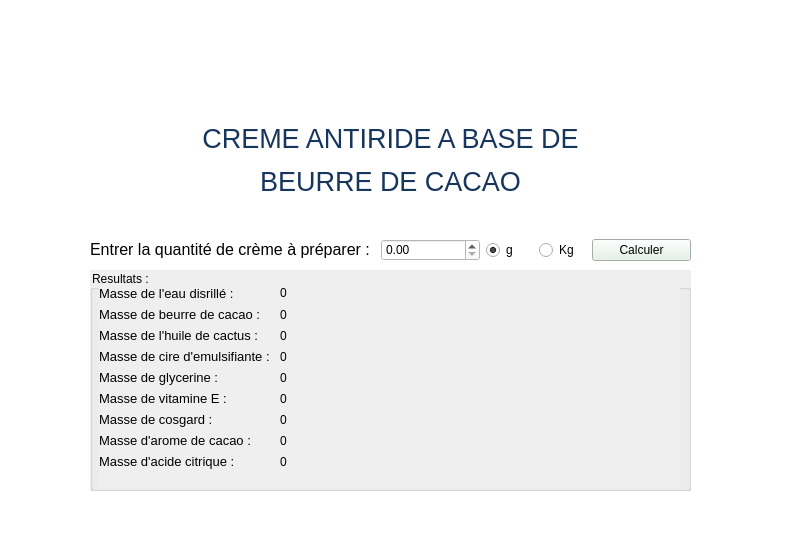
<?xml version="1.0" encoding="UTF-8"?>
<ui version="4.0">
 <class>MainWindow</class>
 <widget class="QMainWindow" name="MainWindow">
  <property name="geometry">
   <rect>
    <x>0</x>
    <y>0</y>
    <width>800</width>
    <height>549</height>
   </rect>
  </property>
  <property name="minimumSize">
   <size>
    <width>800</width>
    <height>549</height>
   </size>
  </property> 
  <property name="maximumSize">
   <size>
    <width>800</width>
    <height>549</height>
   </size>
  </property>
  <property name="windowTitle">
   <string>MainWindow</string>
  </property>
  <property name="styleSheet">
   <string notr="true">background-color: rgb(255, 255, 255);</string>
  </property>
  <widget class="QWidget" name="centralwidget">
   <widget class="QLabel" name="label">
    <property name="geometry">
     <rect>
      <x>0</x>
      <y>0</y>
      <width>141</width>
      <height>131</height>
     </rect>
    </property>
    <property name="text">
     <string>&lt;html&gt;&lt;head/&gt;&lt;body&gt;&lt;p&gt;&lt;img src=&quot;:/mon_dossier/logo-removebg-preview.png&quot;/&gt;&lt;/p&gt;&lt;/body&gt;&lt;/html&gt;</string>
    </property>
   </widget>
   <widget class="QLabel" name="label_2">
    <property name="geometry">
     <rect>
      <x>400</x>
      <y>10</y>
      <width>231</width>
      <height>100</height>
     </rect>
    </property>
    <property name="text">
     <string>&lt;html&gt;&lt;head/&gt;&lt;body&gt;&lt;p&gt;&lt;img src=&quot;:/mon_dossier/logo1-removebg-preview.png&quot;/&gt;&lt;/p&gt;&lt;/body&gt;&lt;/html&gt;</string>
    </property>
    <property name="pixmap">
     <pixmap>:/mon_dossier/logo1.jpg</pixmap>
    </property>
   </widget>
   <widget class="QLabel" name="label_3">
    <property name="geometry">
     <rect>
      <x>630</x>
      <y>-20</y>
      <width>181</width>
      <height>221</height>
     </rect>
    </property>
    <property name="text">
     <string>&lt;html&gt;&lt;head/&gt;&lt;body&gt;&lt;p&gt;&lt;img src=&quot;:/mon_dossier/logo2-removebg-preview.png&quot;/&gt;&lt;/p&gt;&lt;/body&gt;&lt;/html&gt;</string>
    </property>
    <property name="pixmap">
     <pixmap>:/mon_dossier/logo2.jpg</pixmap>
    </property>
   </widget>
   <widget class="QLabel" name="label_4">
    <property name="geometry">
     <rect>
      <x>160</x>
      <y>120</y>
      <width>461</width>
      <height>81</height>
     </rect>
    </property>
    <property name="text">
     <string>&lt;html&gt;&lt;head/&gt;&lt;body&gt;&lt;p align=&quot;center&quot;&gt;&lt;span style=&quot; font-family:'Arial Black,sans-serif'; font-size:20pt; color:#17365d;&quot;&gt;CREME ANTIRIDE A BASE DE&lt;/span&gt;&lt;/p&gt;&lt;p align=&quot;center&quot;&gt;&lt;span style=&quot; font-family:'Arial Black,sans-serif'; font-size:20pt; color:#17365d;&quot;&gt;BEURRE DE CACAO&lt;/span&gt;&lt;/p&gt;&lt;/body&gt;&lt;/html&gt;</string>
    </property>
   </widget>
   <widget class="QWidget" name="horizontalLayoutWidget_2">
    <property name="geometry">
     <rect>
      <x>90</x>
      <y>210</y>
      <width>601</width>
      <height>80</height>
     </rect>
    </property>
    <layout class="QHBoxLayout" name="horizontalLayout_2">
     <item>
      <widget class="QLabel" name="label_5">
       <property name="text">
        <string>&lt;html&gt;&lt;head/&gt;&lt;body&gt;&lt;p&gt;&lt;span style=&quot; font-size:12pt;&quot;&gt;Entrer la quantité de crème à préparer : &lt;/span&gt;&lt;/p&gt;&lt;/body&gt;&lt;/html&gt;</string>
       </property>
      </widget>
     </item>
     <item>
      <widget class="QDoubleSpinBox" name="input_valeur">
       <property name="maximum">
        <double>9900000000000000.000000000000000</double>
       </property>
      </widget>
     </item>
     <item>
      <layout class="QHBoxLayout" name="horizontalLayout">
       <item>
        <widget class="QRadioButton" name="radio_g">
         <property name="text">
          <string>g</string>
         </property>
         <property name="checked">
          <bool>true</bool>
         </property>
        </widget>
       </item>
       <item>
        <widget class="QRadioButton" name="radio_kg">
         <property name="text">
          <string>Kg</string>
         </property>
        </widget>
       </item>
      </layout>
     </item>
     <item>
      <widget class="QPushButton" name="btn_calculer">
       <property name="styleSheet">
        <string notr="true">background-color: rgb(228, 242, 231);</string>
       </property>
       <property name="text">
        <string>Calculer</string>
       </property>
      </widget>
     </item>
    </layout>
   </widget>
   <widget class="QGroupBox" name="groupBox">
    <property name="geometry">
     <rect>
      <x>90</x>
      <y>270</y>
      <width>601</width>
      <height>221</height>
     </rect>
    </property>
    <property name="styleSheet">
     <string notr="true">background-color: rgb(239, 239, 239);</string>
    </property>
    <property name="title">
     <string>Resultats : </string>
    </property>
    <widget class="QWidget" name="formLayoutWidget">
     <property name="geometry">
      <rect>
       <x>9</x>
       <y>16</y>
       <width>581</width>
       <height>201</height>
      </rect>
     </property>
     <layout class="QFormLayout" name="formLayout">
      <item row="0" column="0">
       <widget class="QLabel" name="label_6">
        <property name="text">
         <string>&lt;html&gt;&lt;head/&gt;&lt;body&gt;&lt;p&gt;&lt;span style=&quot; font-size:10pt;&quot;&gt;Masse de l'eau disrillé : &lt;/span&gt;&lt;/p&gt;&lt;/body&gt;&lt;/html&gt;</string>
        </property>
       </widget>
      </item>
      <item row="0" column="1">
       <widget class="QLabel" name="text_masse_eau_distille">
        <property name="text">
         <string>&lt;html&gt;&lt;head/&gt;&lt;body&gt;&lt;p&gt;0&lt;/p&gt;&lt;/body&gt;&lt;/html&gt;</string>
        </property>
       </widget>
      </item>
      <item row="1" column="0">
       <widget class="QLabel" name="label_7">
        <property name="text">
         <string>&lt;html&gt;&lt;head/&gt;&lt;body&gt;&lt;p&gt;&lt;span style=&quot; font-size:10pt;&quot;&gt;Masse de beurre de cacao : &lt;/span&gt;&lt;/p&gt;&lt;/body&gt;&lt;/html&gt;</string>
        </property>
       </widget>
      </item>
      <item row="1" column="1">
       <widget class="QLabel" name="text_masse_beurre_cacao">
        <property name="text">
         <string>0</string>
        </property>
       </widget>
      </item>
      <item row="2" column="0">
       <widget class="QLabel" name="label_8">
        <property name="text">
         <string>&lt;html&gt;&lt;head/&gt;&lt;body&gt;&lt;p&gt;&lt;span style=&quot; font-size:10pt;&quot;&gt;Masse de l'huile de cactus : &lt;/span&gt;&lt;/p&gt;&lt;/body&gt;&lt;/html&gt;</string>
        </property>
       </widget>
      </item>
      <item row="2" column="1">
       <widget class="QLabel" name="text_masse_huile_cactus">
        <property name="text">
         <string>0</string>
        </property>
       </widget>
      </item>
      <item row="3" column="0">
       <widget class="QLabel" name="label_9">
        <property name="text">
         <string>&lt;html&gt;&lt;head/&gt;&lt;body&gt;&lt;p&gt;&lt;span style=&quot; font-size:10pt;&quot;&gt;Masse de cire d'emulsifiante : &lt;/span&gt;&lt;/p&gt;&lt;/body&gt;&lt;/html&gt;</string>
        </property>
       </widget>
      </item>
      <item row="3" column="1">
       <widget class="QLabel" name="text_masse_cire_emulsifiante">
        <property name="text">
         <string>0</string>
        </property>
       </widget>
      </item>
      <item row="4" column="0">
       <widget class="QLabel" name="label_10">
        <property name="text">
         <string>&lt;html&gt;&lt;head/&gt;&lt;body&gt;&lt;p&gt;&lt;span style=&quot; font-size:10pt;&quot;&gt;Masse de glycerine : &lt;/span&gt;&lt;/p&gt;&lt;/body&gt;&lt;/html&gt;</string>
        </property>
       </widget>
      </item>
      <item row="5" column="0">
       <widget class="QLabel" name="label_11">
        <property name="text">
         <string>&lt;html&gt;&lt;head/&gt;&lt;body&gt;&lt;p&gt;&lt;span style=&quot; font-size:10pt;&quot;&gt;Masse de vitamine E :&lt;/span&gt;&lt;/p&gt;&lt;/body&gt;&lt;/html&gt;</string>
        </property>
       </widget>
      </item>
      <item row="6" column="0">
       <widget class="QLabel" name="label_12">
        <property name="text">
         <string>&lt;html&gt;&lt;head/&gt;&lt;body&gt;&lt;p&gt;&lt;span style=&quot; font-size:10pt;&quot;&gt;Masse de cosgard : &lt;/span&gt;&lt;/p&gt;&lt;/body&gt;&lt;/html&gt;</string>
        </property>
       </widget>
      </item>
      <item row="7" column="0">
       <widget class="QLabel" name="label_13">
        <property name="text">
         <string>&lt;html&gt;&lt;head/&gt;&lt;body&gt;&lt;p&gt;&lt;span style=&quot; font-size:10pt;&quot;&gt;Masse d'arome de cacao : &lt;/span&gt;&lt;/p&gt;&lt;/body&gt;&lt;/html&gt;</string>
        </property>
       </widget>
      </item>
      <item row="8" column="0">
       <widget class="QLabel" name="label_14">
        <property name="text">
         <string>&lt;html&gt;&lt;head/&gt;&lt;body&gt;&lt;p&gt;&lt;span style=&quot; font-size:10pt;&quot;&gt;Masse d'acide citrique : &lt;/span&gt;&lt;/p&gt;&lt;/body&gt;&lt;/html&gt;</string>
        </property>
       </widget>
      </item>
      <item row="4" column="1">
       <widget class="QLabel" name="text_masse_glycerine">
        <property name="text">
         <string>0</string>
        </property>
       </widget>
      </item>
      <item row="5" column="1">
       <widget class="QLabel" name="text_masse_vitamine_e">
        <property name="text">
         <string>0</string>
        </property>
       </widget>
      </item>
      <item row="6" column="1">
       <widget class="QLabel" name="text_masse_cosgard">
        <property name="text">
         <string>0</string>
        </property>
       </widget>
      </item>
      <item row="7" column="1">
       <widget class="QLabel" name="text_masse_arome_cacao">
        <property name="text">
         <string>0</string>
        </property>
       </widget>
      </item>
      <item row="8" column="1">
       <widget class="QLabel" name="text_masse_acide_citrique">
        <property name="text">
         <string>0</string>
        </property>
       </widget>
      </item>
     </layout>
    </widget>
   </widget>
  </widget>
  <widget class="QMenuBar" name="menubar">
   <property name="geometry">
    <rect>
     <x>0</x>
     <y>0</y>
     <width>800</width>
     <height>21</height>
    </rect>
   </property>
  </widget>
  <widget class="QStatusBar" name="statusbar"/>
 </widget>
 <resources>
  <include location="fichier_source.qrc"/>
 </resources>
 <connections/>
</ui>
